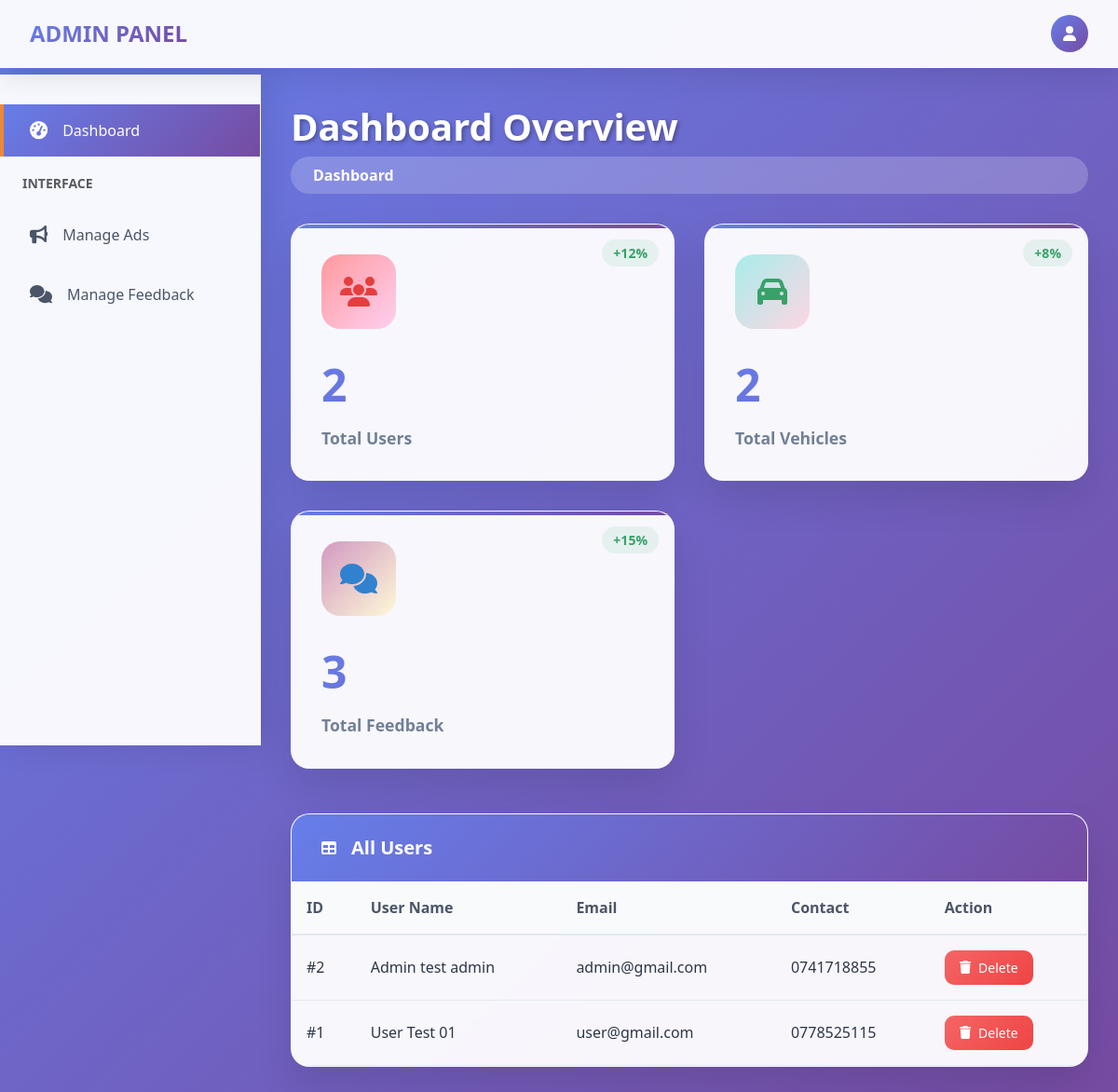
Screenshot of /pages/admin/index.php with the database file from the repository.
### tables this page shows
CREATE TABLE `users` (
  `id` int(11) NOT NULL,
  `first_name` varchar(100) NOT NULL,
  `last_name` varchar(100) NOT NULL,
  `contact` varchar(100) NOT NULL,
  `email` varchar(100) NOT NULL,
  `password` varchar(255) NOT NULL,
  `role` varchar(40) NOT NULL DEFAULT 'user'
);

### pages/admin/index.php (the view, shortened to what this page needs)
<?php
include_once '../../includes/dbconnect.php';
$sql = "SELECT * FROM users ORDER BY id DESC";
$result = $conn->query($sql);
$userCount = $conn->query("SELECT COUNT(*) as count FROM users")->fetch_assoc()['count'];
$vehicleCount = $conn->query("SELECT COUNT(*) as count FROM vehicle")->fetch_assoc()['count'];
$feedbackCount = $conn->query("SELECT COUNT(*) as count FROM feedback")->fetch_assoc()['count'];
?>
<!DOCTYPE html>
<html lang="en">
<head>
  <link href="https://cdn.jsdelivr.net/npm/bootstrap@5.3.0/dist/css/bootstrap.min.css" rel="stylesheet">
</head>
<body>
  <nav class="top-nav d-flex justify-content-between align-items-center">
    <div class="d-flex align-items-center">
      <a href="../../index.php" class="nav-brand">ADMIN PANEL</a>
    </div>
    <div class="nav-user">
      <div class="dropdown">
        <div class="nav-avatar" data-bs-toggle="dropdown">
          <i class="fas fa-user"></i>
        </div>
      </div>
    </div>
  </nav>
  <nav class="sidebar" id="sidebar">
    <ul class="sidebar-menu">
      <li class="sidebar-item">
        <a href="index.php" class="sidebar-link active">
          <i class="fas fa-tachometer-alt sidebar-icon"></i>
          Dashboard
        </a>
      </li>
      <li class="sidebar-item">
        <div class="px-4 py-2">
          <small class="text-muted fw-bold">INTERFACE</small>
        </div>
      </li>
      <li class="sidebar-item">
        <a href="adds.php" class="sidebar-link">
          <i class="fas fa-bullhorn sidebar-icon"></i>
          Manage Ads
        </a>
      </li>
      <li class="sidebar-item">
        <a href="feedback.php" class="sidebar-link">
          <i class="fas fa-comments sidebar-icon"></i>
          Manage Feedback
        </a>
      </li>
    </ul>
  </nav>
  <main class="main-content">
    <div class="page-header">
      <h1 class="page-title">Dashboard Overview</h1>
      <nav aria-label="breadcrumb">
        <ol class="breadcrumb">
          <li class="breadcrumb-item active">Dashboard</li>
        </ol>
      </nav>
    </div>
    <div class="stats-grid">
      <div class="stat-card">
        <div class="stat-growth">+12%</div>
        <div class="stat-icon users">
          <i class="fas fa-users"></i>
        </div>
        <div class="stat-number"><?php echo $userCount; ?></div>
        <div class="stat-label">Total Users</div>
      </div>
      <div class="stat-card">
        <div class="stat-growth">+8%</div>
        <div class="stat-icon vehicles">
          <i class="fas fa-car"></i>
        </div>
        <div class="stat-number"><?php echo $vehicleCount; ?></div>
        <div class="stat-label">Total Vehicles</div>
      </div>
      <div class="stat-card">
        <div class="stat-growth">+15%</div>
        <div class="stat-icon feedback">
          <i class="fas fa-comments"></i>
        </div>
        <div class="stat-number"><?php echo $feedbackCount; ?></div>
        <div class="stat-label">Total Feedback</div>
      </div>
    </div>
    <div class="data-table-container">
      <div class="table-header">
        <i class="fas fa-table"></i>
        <h3 class="table-title">All Users</h3>
      </div>
      <div class="table-responsive">
        <table class="modern-table">
          <thead>
            <tr>
              <th>ID</th>
              <th>User Name</th>
              <th>Email</th>
              <th>Contact</th>
              <th>Action</th>
            </tr>
          </thead>
          <tbody>
            <?php
            if ($result->num_rows > 0) {
              while($row = $result->fetch_assoc()) {
                echo "<tr>";
                echo "<td>#" . htmlspecialchars($row['id']) . "</td>";
                echo "<td>" . htmlspecialchars($row['first_name'] . " " . $row['last_name']) . "</td>";
                echo "<td>" . htmlspecialchars($row['email']) . "</td>";
                echo "<td>" . htmlspecialchars($row['contact']) . "</td>";
                echo "<td>
                        <a href='./delete_user.php?id=" . $row['id'] . "' class='delete-btn' onclick='return confirm(\"Are you sure you want to delete this user?\");'>
                          <i class='fas fa-trash'></i> Delete
                        </a>
                     </td>";
                echo "</tr>";
              }
            } else {
              echo "<tr><td colspan='5' class='text-center py-4'>
                      <i class='fas fa-users fa-3x text-muted mb-3 d-block'></i>
                      <div class='text-muted'>No users found</div>
                    </td></tr>";
            }
            ?>
          </tbody>
        </table>
      </div>
    </div>
  </main>
</body>
</html>

### rows the page displays
users: id "2", first_name+last_name "Admin test admin", email "admin@gmail.com", contact "0741718855"
users: id "1", first_name+last_name "User Test 01", email "user@gmail.com", contact "0778525115"

### other values shown
$userCount "2"
$vehicleCount "2"
$feedbackCount "3"
